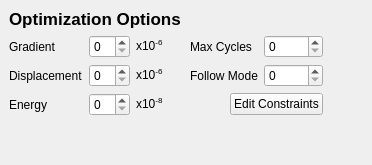
             <widget class="QWidget" name="OptionsGeometry" >
              <layout class="QVBoxLayout" >
               <property name="margin" >
                <number>9</number>
               </property>
               <property name="spacing" >
                <number>6</number>
               </property>
               <item>
                <widget class="QLabel" name="label_9" >
                 <property name="text" >
                  <string>&lt;html>&lt;head>&lt;meta name="qrichtext" content="1" />&lt;/head>&lt;body style=" white-space: pre-wrap; font-family:Lucida Grande; font-size:13pt; font-weight:400; font-style:normal; text-decoration:none;">&lt;p style=" margin-top:0px; margin-bottom:0px; margin-left:0px; margin-right:0px; -qt-block-indent:0; text-indent:0px;">&lt;span style=" font-weight:600;">Optimization Options&lt;/span>&lt;/p>&lt;/body>&lt;/html></string>
                 </property>
                </widget>
               </item>
               <item>
                <layout class="QGridLayout" >
                 <property name="margin" >
                  <number>0</number>
                 </property>
                 <property name="spacing" >
                  <number>6</number>
                 </property>
                 <item row="0" column="6" >
                  <spacer>
                   <property name="orientation" >
                    <enum>Qt::Horizontal</enum>
                   </property>
                   <property name="sizeHint" >
                    <size>
                     <width>40</width>
                     <height>20</height>
                    </size>
                   </property>
                  </spacer>
                 </item>
                 <item row="0" column="3" >
                  <spacer>
                   <property name="orientation" >
                    <enum>Qt::Horizontal</enum>
                   </property>
                   <property name="sizeType" >
                    <enum>QSizePolicy::Fixed</enum>
                   </property>
                   <property name="sizeHint" >
                    <size>
                     <width>20</width>
                     <height>20</height>
                    </size>
                   </property>
                  </spacer>
                 </item>
                 <item row="2" column="2" >
                  <widget class="QLabel" name="label_11" >
                   <property name="text" >
                    <string>x10&lt;sup>-8&lt;/sup></string>
                   </property>
                  </widget>
                 </item>
                 <item row="2" column="1" >
                  <widget class="QSpinBox" name="geom_opt_tol_energy" />
                 </item>
                 <item row="1" column="0" >
                  <widget class="QLabel" name="label_10" >
                   <property name="text" >
                    <string>Displacement</string>
                   </property>
                  </widget>
                 </item>
                 <item row="1" column="2" >
                  <widget class="QLabel" name="label_113" >
                   <property name="text" >
                    <string>x10&lt;sup>-6&lt;/sup></string>
                   </property>
                  </widget>
                 </item>
                 <item row="1" column="1" >
                  <widget class="QSpinBox" name="geom_opt_tol_displacement" />
                 </item>
                 <item row="0" column="0" >
                  <widget class="QLabel" name="label_13" >
                   <property name="text" >
                    <string>Gradient</string>
                   </property>
                  </widget>
                 </item>
                 <item row="0" column="5" >
                  <widget class="QSpinBox" name="geom_opt_max_cycles" />
                 </item>
                 <item row="0" column="1" >
                  <widget class="QSpinBox" name="geom_opt_tol_gradient" />
                 </item>
                 <item row="0" column="4" >
                  <widget class="QLabel" name="label_17" >
                   <property name="text" >
                    <string>Max Cycles</string>
                   </property>
                  </widget>
                 </item>
                 <item row="0" column="2" >
                  <widget class="QLabel" name="label_15" >
                   <property name="text" >
                    <string>x10&lt;sup>-6&lt;/sup></string>
                   </property>
                  </widget>
                 </item>
                 <item row="2" column="0" >
                  <widget class="QLabel" name="label_12" >
                   <property name="text" >
                    <string>Energy</string>
                   </property>
                  </widget>
                 </item>
                 <item row="1" column="4" >
                  <widget class="QLabel" name="label_212" >
                   <property name="text" >
                    <string>Follow Mode</string>
                   </property>
                  </widget>
                 </item>
                 <item row="1" column="5" >
                  <widget class="QSpinBox" name="geom_opt_mode" />
                 </item>
                 <item row="2" column="4" colspan="2" >
                  <layout class="QHBoxLayout" >
                   <property name="margin" >
                    <number>0</number>
                   </property>
                   <property name="spacing" >
                    <number>6</number>
                   </property>
                   <item>
                    <spacer>
                     <property name="orientation" >
                      <enum>Qt::Horizontal</enum>
                     </property>
                     <property name="sizeHint" >
                      <size>
                       <width>40</width>
                       <height>20</height>
                      </size>
                     </property>
                    </spacer>
                   </item>
                   <item>
                    <widget class="QPushButton" name="editConstraintsButton" >
                     <property name="text" >
                      <string>Edit Constraints</string>
                     </property>
                    </widget>
                   </item>
                  </layout>
                 </item>
                </layout>
               </item>
               <item>
                <spacer>
                 <property name="orientation" >
                  <enum>Qt::Vertical</enum>
                 </property>
                 <property name="sizeHint" >
                  <size>
                   <width>20</width>
                   <height>40</height>
                  </size>
                 </property>
                </spacer>
               </item>
              </layout>
             </widget>
